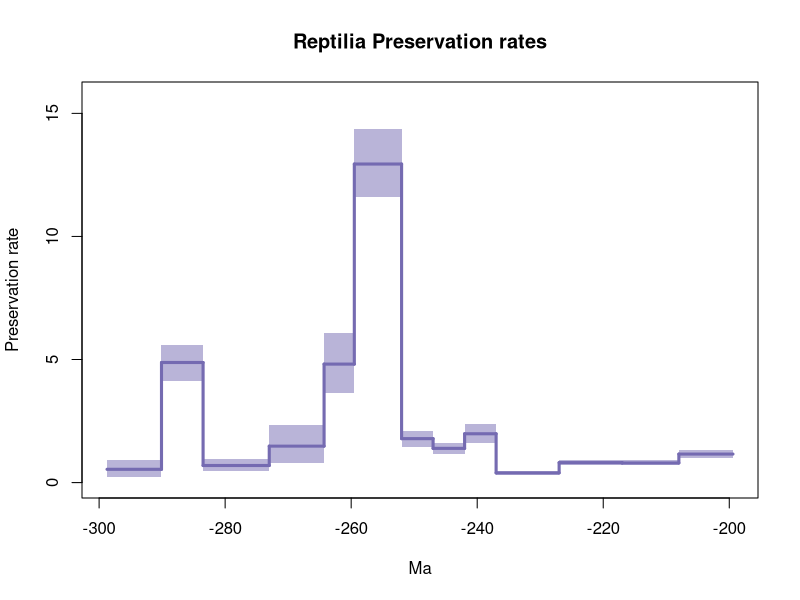

This figure's R source:
library(scales)

pdf(file='C:/Users/SimoesLabAdmin/Documents/BDNN_Arielli/reptilia/pyrate_mcmc_logs/RJMCMC_NoPreds/reptilia_pyrate_1_Grj_mcmc_RTT_Qrates.pdf',width=0.6*9, height=0.6*7)

age = c(-298.7418948011353, -290.1)
Q_mean = 0.5393663911989134
Q_hpd_m = 0.239198183381652
Q_hpd_M = 0.9038558256218944
plot(age,age,type = 'n', ylim = c(0, 15.647868498168995), xlim = c(-298.7418948011353,-199.4142926760205), ylab = 'Preservation rate', xlab = 'Ma',main='Reptilia Preservation rates' )
segments(x0=age[1], y0 = Q_mean, x1 = age[2], y1 = Q_mean, col = "#756bb1", lwd=3)
polygon( c(age, rev(age)), c(Q_hpd_m, Q_hpd_m, Q_hpd_M, Q_hpd_M), col = alpha("#756bb1",0.5), border = NA)
age = c(-290.1, -283.5)
Q_mean = 4.877551455440904
Q_hpd_m = 4.13603566117472
Q_hpd_M = 5.588531701567901
segments(x0=age[1], y0 = 0.5393663911989134, x1 = age[1], y1 = Q_mean, col = "#756bb1", lwd=3)
segments(x0=age[1], y0 = Q_mean, x1 = age[2], y1 = Q_mean, col = "#756bb1", lwd=3)
polygon( c(age, rev(age)), c(Q_hpd_m, Q_hpd_m, Q_hpd_M, Q_hpd_M), col = alpha("#756bb1",0.5), border = NA)
age = c(-283.5, -273.0)
Q_mean = 0.6944705537617597
Q_hpd_m = 0.4704347577561965
Q_hpd_M = 0.9522131363919639
segments(x0=age[1], y0 = 4.877551455440904, x1 = age[1], y1 = Q_mean, col = "#756bb1", lwd=3)
segments(x0=age[1], y0 = Q_mean, x1 = age[2], y1 = Q_mean, col = "#756bb1", lwd=3)
polygon( c(age, rev(age)), c(Q_hpd_m, Q_hpd_m, Q_hpd_M, Q_hpd_M), col = alpha("#756bb1",0.5), border = NA)
age = c(-273.0, -264.3)
Q_mean = 1.4812193609432216
Q_hpd_m = 0.7812787990667187
Q_hpd_M = 2.3449397441106044
segments(x0=age[1], y0 = 0.6944705537617597, x1 = age[1], y1 = Q_mean, col = "#756bb1", lwd=3)
segments(x0=age[1], y0 = Q_mean, x1 = age[2], y1 = Q_mean, col = "#756bb1", lwd=3)
polygon( c(age, rev(age)), c(Q_hpd_m, Q_hpd_m, Q_hpd_M, Q_hpd_M), col = alpha("#756bb1",0.5), border = NA)
age = c(-264.3, -259.5)
Q_mean = 4.813460714464743
Q_hpd_m = 3.6239250295926575
Q_hpd_M = 6.091526692029447
segments(x0=age[1], y0 = 1.4812193609432216, x1 = age[1], y1 = Q_mean, col = "#756bb1", lwd=3)
segments(x0=age[1], y0 = Q_mean, x1 = age[2], y1 = Q_mean, col = "#756bb1", lwd=3)
polygon( c(age, rev(age)), c(Q_hpd_m, Q_hpd_m, Q_hpd_M, Q_hpd_M), col = alpha("#756bb1",0.5), border = NA)
age = c(-259.5, -252.0)
Q_mean = 12.94089606748374
Q_hpd_m = 11.60552499611987
Q_hpd_M = 14.3511325074156
segments(x0=age[1], y0 = 4.813460714464743, x1 = age[1], y1 = Q_mean, col = "#756bb1", lwd=3)
segments(x0=age[1], y0 = Q_mean, x1 = age[2], y1 = Q_mean, col = "#756bb1", lwd=3)
polygon( c(age, rev(age)), c(Q_hpd_m, Q_hpd_m, Q_hpd_M, Q_hpd_M), col = alpha("#756bb1",0.5), border = NA)
age = c(-252.0, -247.0)
Q_mean = 1.7856852641377348
Q_hpd_m = 1.4649632351912756
Q_hpd_M = 2.0931806303344005
segments(x0=age[1], y0 = 12.94089606748374, x1 = age[1], y1 = Q_mean, col = "#756bb1", lwd=3)
segments(x0=age[1], y0 = Q_mean, x1 = age[2], y1 = Q_mean, col = "#756bb1", lwd=3)
polygon( c(age, rev(age)), c(Q_hpd_m, Q_hpd_m, Q_hpd_M, Q_hpd_M), col = alpha("#756bb1",0.5), border = NA)
age = c(-247.0, -242.0)
Q_mean = 1.389359868406424
Q_hpd_m = 1.16692038295806
Q_hpd_M = 1.621257367017287
segments(x0=age[1], y0 = 1.7856852641377348, x1 = age[1], y1 = Q_mean, col = "#756bb1", lwd=3)
segments(x0=age[1], y0 = Q_mean, x1 = age[2], y1 = Q_mean, col = "#756bb1", lwd=3)
polygon( c(age, rev(age)), c(Q_hpd_m, Q_hpd_m, Q_hpd_M, Q_hpd_M), col = alpha("#756bb1",0.5), border = NA)
age = c(-242.0, -237.0)
Q_mean = 1.9830867081243115
Q_hpd_m = 1.6265979739068512
Q_hpd_M = 2.3719635881008716
segments(x0=age[1], y0 = 1.389359868406424, x1 = age[1], y1 = Q_mean, col = "#756bb1", lwd=3)
segments(x0=age[1], y0 = Q_mean, x1 = age[2], y1 = Q_mean, col = "#756bb1", lwd=3)
polygon( c(age, rev(age)), c(Q_hpd_m, Q_hpd_m, Q_hpd_M, Q_hpd_M), col = alpha("#756bb1",0.5), border = NA)
age = c(-237.0, -227.0)
Q_mean = 0.3938162660136381
Q_hpd_m = 0.322626475722895
Q_hpd_M = 0.4683476358926465
segments(x0=age[1], y0 = 1.9830867081243115, x1 = age[1], y1 = Q_mean, col = "#756bb1", lwd=3)
segments(x0=age[1], y0 = Q_mean, x1 = age[2], y1 = Q_mean, col = "#756bb1", lwd=3)
polygon( c(age, rev(age)), c(Q_hpd_m, Q_hpd_m, Q_hpd_M, Q_hpd_M), col = alpha("#756bb1",0.5), border = NA)
age = c(-227.0, -217.0)
Q_mean = 0.8101059538974927
Q_hpd_m = 0.7132954620427872
Q_hpd_M = 0.9147425085880848
segments(x0=age[1], y0 = 0.3938162660136381, x1 = age[1], y1 = Q_mean, col = "#756bb1", lwd=3)
segments(x0=age[1], y0 = Q_mean, x1 = age[2], y1 = Q_mean, col = "#756bb1", lwd=3)
polygon( c(age, rev(age)), c(Q_hpd_m, Q_hpd_m, Q_hpd_M, Q_hpd_M), col = alpha("#756bb1",0.5), border = NA)
age = c(-217.0, -208.0)
Q_mean = 0.7969969038114133
Q_hpd_m = 0.6991572511845459
Q_hpd_M = 0.8982971906424078
segments(x0=age[1], y0 = 0.8101059538974927, x1 = age[1], y1 = Q_mean, col = "#756bb1", lwd=3)
segments(x0=age[1], y0 = Q_mean, x1 = age[2], y1 = Q_mean, col = "#756bb1", lwd=3)
polygon( c(age, rev(age)), c(Q_hpd_m, Q_hpd_m, Q_hpd_M, Q_hpd_M), col = alpha("#756bb1",0.5), border = NA)
age = c(-208.0, -199.4142926760205)
Q_mean = 1.158743156805311
Q_hpd_m = 0.9950206908797249
Q_hpd_M = 1.3175142161580813
segments(x0=age[1], y0 = 0.7969969038114133, x1 = age[1], y1 = Q_mean, col = "#756bb1", lwd=3)
segments(x0=age[1], y0 = Q_mean, x1 = age[2], y1 = Q_mean, col = "#756bb1", lwd=3)
polygon( c(age, rev(age)), c(Q_hpd_m, Q_hpd_m, Q_hpd_M, Q_hpd_M), col = alpha("#756bb1",0.5), border = NA)
n <- dev.off()